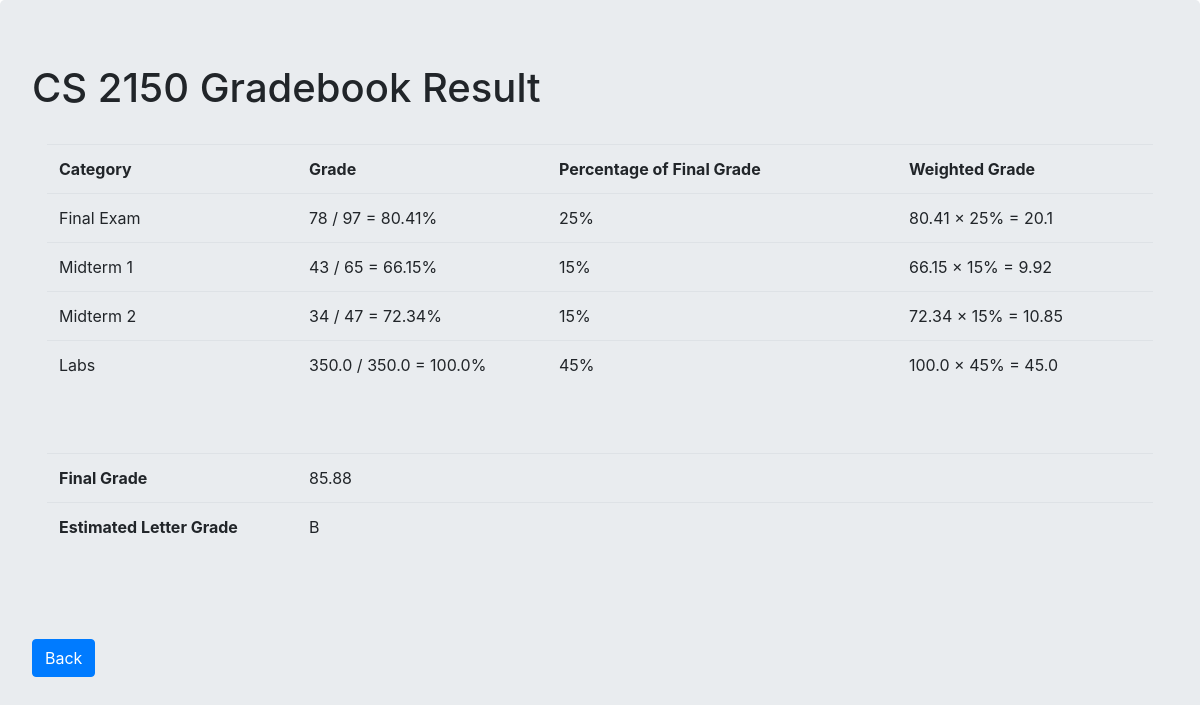
The page /gradebook/cs2150_result/ on the database its author committed.
### gradebook/models.py (models this page shows, shortened)
class CS2150(models.Model):
	letterGrade = models.CharField(max_length=5)
	grade = models.CharField(max_length=10)
	final_actual = models.CharField(max_length=5)
	final_max = models.CharField(max_length=5)
	exam_1_actual = models.CharField(max_length=5)
	exam_1_max = models.CharField(max_length=5)
	exam_2_actual = models.CharField(max_length=5)
	exam_2_max = models.CharField(max_length=5)
	pre_lab_1 = models.CharField(max_length=5)
	in_lab_1 = models.CharField(max_length=5)
	post_lab_1 = models.CharField(max_length=5)
	lab_1_max = models.CharField(max_length=5)
	pre_lab_2 = models.CharField(max_length=5)
	in_lab_2 = models.CharField(max_length=5)
	post_lab_2 = models.CharField(max_length=5)
	lab_2_max = models.CharField(max_length=5)
	pre_lab_3 = models.CharField(max_length=5)
	in_lab_3 = models.CharField(max_length=5)
	post_lab_3 = models.CharField(max_length=5)
	lab_3_max = models.CharField(max_length=5)
	pre_lab_4 = models.CharField(max_length=5)
	in_lab_4 = models.CharField(max_length=5)
	post_lab_4 = models.CharField(max_length=5)
	lab_4_max = models.CharField(max_length=5)
	pre_lab_5 = models.CharField(max_length=5)
	in_lab_5 = models.CharField(max_length=5)
	post_lab_5 = models.CharField(max_length=5)
	lab_5_max = models.CharField(max_length=5)
	pre_lab_6 = models.CharField(max_length=5)
	in_lab_6 = models.CharField(max_length=5)
	post_lab_6 = models.CharField(max_length=5)
	lab_6_max = models.CharField(max_length=5)
	pre_lab_7 = models.CharField(max_length=5)
	in_lab_7 = models.CharField(max_length=5)
	post_lab_7 = models.CharField(max_length=5)
	lab_7_max = models.CharField(max_length=5)
	pre_lab_8 = models.CharField(max_length=5)
	in_lab_8 = models.CharField(max_length=5)
	post_lab_8 = models.CharField(max_length=5)
	lab_8_max = models.CharField(max_length=5)
	pre_lab_9 = models.CharField(max_length=5)
	in_lab_9 = models.CharField(max_length=5)
	post_lab_9 = models.CharField(max_length=5)
	lab_9_max = models.CharField(max_length=5)
	pre_lab_10 = models.CharField(max_length=5)
	in_lab_10 = models.CharField(max_length=5)
	post_lab_10 = models.CharField(max_length=5)
	lab_10_max = models.CharField(max_length=5)
	pre_lab_11 = models.CharField(max_length=5)
	in_lab_11 = models.CharField(max_length=5)
	post_lab_11 = models.CharField(max_length=5)
	lab_11_max = models.CharField(max_length=5)
	pre_lab_12 = models.CharField(max_length=5)
	in_lab_12 = models.CharField(max_length=5)
	lab_12_max = models.CharField(max_length=5)

### gradebook/views.py (the view)
# urls.py: path('cs2150_result/', views.cs2150_result, name='cs2150_result')
def cs2150_result(request):
	template = "cs2150_result.html"
	gradebook = CS2150.objects.all()[0]
	final_percentage = float(gradebook.final_actual) / float(gradebook.final_max)
	exam_1_percentage = float(gradebook.exam_1_actual) / float(gradebook.exam_1_max)
	exam_2_percentage = float(gradebook.exam_2_actual) / float(gradebook.exam_2_max)
	lab_actual = float(gradebook.pre_lab_1) + float(gradebook.in_lab_1) + float(gradebook.post_lab_1) \
	+ float(gradebook.pre_lab_2) + float(gradebook.in_lab_2) + float(gradebook.post_lab_2) \
	+ float(gradebook.pre_lab_3) + float(gradebook.in_lab_3) + float(gradebook.post_lab_3) \
	+ float(gradebook.pre_lab_4) + float(gradebook.in_lab_4) + float(gradebook.post_lab_4) \
	+ float(gradebook.pre_lab_5) + float(gradebook.in_lab_5) + float(gradebook.post_lab_5) \
	+ float(gradebook.pre_lab_6) + float(gradebook.in_lab_6) + float(gradebook.post_lab_6) \
	+ float(gradebook.pre_lab_7) + float(gradebook.in_lab_7) + float(gradebook.post_lab_7) \
	+ float(gradebook.pre_lab_8) + float(gradebook.in_lab_8) + float(gradebook.post_lab_8) \
	+ float(gradebook.pre_lab_9) + float(gradebook.in_lab_9) + float(gradebook.post_lab_9) \
	+ float(gradebook.pre_lab_10) + float(gradebook.in_lab_10) + float(gradebook.post_lab_10) \
	+ float(gradebook.pre_lab_11) + float(gradebook.in_lab_11) + float(gradebook.post_lab_11) \
	+ float(gradebook.pre_lab_12) + float(gradebook.in_lab_12)
	lab_max = float(gradebook.lab_1_max) + float(gradebook.lab_2_max) + float(gradebook.lab_3_max) + float(gradebook.lab_4_max) \
	+ float(gradebook.lab_5_max) + float(gradebook.lab_6_max) + float(gradebook.lab_7_max) + float(gradebook.lab_8_max) \
	+ float(gradebook.lab_9_max) + float(gradebook.lab_10_max) + float(gradebook.lab_11_max) + float(gradebook.lab_12_max)
	lab_percentage = lab_actual / lab_max
	final_weighted = final_percentage * 25
	exam_1_weighted = exam_1_percentage * 15
	exam_2_weighted = exam_2_percentage * 15
	lab_weighted = lab_percentage * 45
	gradebook.grade = round(lab_weighted + exam_1_weighted + exam_2_weighted + final_weighted, 2)
	if gradebook.grade >= 97:
		gradebook.letterGrade = 'A+'
	elif 93 <= gradebook.grade < 97:
		gradebook.letterGrade = 'A'
	elif 90 <= gradebook.grade < 93:
		gradebook.letterGrade = 'A-'
	elif 87 <= gradebook.grade < 90:
		gradebook.letterGrade = 'B+'
	elif 83 <= gradebook.grade < 87:
		gradebook.letterGrade = 'B'
	elif 80 <= gradebook.grade < 83:
		gradebook.letterGrade = 'B-'
	elif 77 <= gradebook.grade < 80:
		gradebook.letterGrade = 'C+'
	elif 73 <= gradebook.grade < 77:
		gradebook.letterGrade = 'C'
	elif 70 <= gradebook.grade < 73:
		gradebook.letterGrade = 'C-'
	elif 67 <= gradebook.grade < 70:
		gradebook.letterGrade = 'D+'
	elif 63 <= gradebook.grade < 67:
		gradebook.letterGrade = 'D'
	elif 60 <= gradebook.grade < 63:
		gradebook.letterGrade = 'D-'
	else:
		gradebook.letterGrade = 'F'
	context = {
		'gradebook': gradebook,
		'final_percentage': round(final_percentage * 100, 2),
		'exam_1_percentage': round(exam_1_percentage * 100, 2),
		'exam_2_percentage': round(exam_2_percentage * 100, 2),
		'lab_actual': lab_actual,
		'lab_max': lab_max,
		'lab_percentage': round(lab_percentage * 100, 2),
		'final_weighted': round(final_weighted, 2),
		'exam_1_weighted': round(exam_1_weighted, 2),
		'exam_2_weighted': round(exam_2_weighted, 2),
		'lab_weighted': round(lab_weighted, 2)
	}
	return render(request, template, context)

### gradebook/templates/cs2150_result.html (shortened to what this page needs)
<!DOCTYPE html>
<html>
<head>
  <link rel="stylesheet"
href="https://stackpath.bootstrapcdn.com/bootstrap/4.1.3/css/bootstrap.min.css"
integrity="sha384-MCw98/SFnGE8fJT3GXwEOngsV7Zt27NXFoaoApmYm81iuXoPkFOJwJ8ERdknLPMO"
crossorigin="anonymous">
</head>
<div class="jumbotron">
	<h1>CS 2150 Gradebook Result</h1>
	<br>
		<div class="col">
			<table class="table">
				<tr>
					<th width="250">Category</th>
					<th width="250">Grade</th>
					<th width="350">Percentage of Final Grade</th>
					<th>Weighted Grade</th>
				</tr>
				<tr>
					<td width="250">Final Exam</td>
					<td width="250">{{gradebook.final_actual}} / {{gradebook.final_max}} = {{final_percentage}}%</td>
					<td>25%</td>
					<td>{{final_percentage}} &times 25% = {{final_weighted}}</td>
				</tr>
				<tr>
					<td width="250">Midterm 1</td>
					<td width="250">{{gradebook.exam_1_actual}} / {{gradebook.exam_1_max}} = {{exam_1_percentage}}%</td>
					<td>15%</td>
					<td>{{exam_1_percentage}} &times 15% = {{exam_1_weighted}}</td>
				</tr>
				<tr>
					<td width="250">Midterm 2</td>
					<td width="250">{{gradebook.exam_2_actual}} / {{gradebook.exam_2_max}} = {{exam_2_percentage}}%</td>
					<td>15%</td>
					<td>{{exam_2_percentage}} &times 15% = {{exam_2_weighted}}</td>
				</tr>
				<tr>
					<td width="250">Labs</td>
					<td width="250">{{lab_actual}} / {{lab_max}} = {{lab_percentage}}%</td>
					<td>45%</td>
					<td>{{lab_percentage}} &times 45% = {{lab_weighted}}</td>
				</tr>
			</table>
		</div>
		<br><br>
		<div class="col">
			<table class="table">
				<tr>
					<td width="250"><b>Final Grade</b></td>
					<td>{{gradebook.grade}}</td>
				</tr>
				<tr>
					<td width="250"><b>Estimated Letter Grade</b></td>
					<td>{{gradebook.letterGrade}}</td>
				</tr>
			</table>
		</div>
		<br><br><br>
	<input type='button' value='Back' class="btn btn-primary" onclick="javascript:history.go(-1);">
</html>

### rows shown on the page
CS2150: final_actual "78", final_max "97", exam_1_actual "43", exam_1_max "65", exam_2_actual "34", exam_2_max "47", grade "85.88", letterGrade "B"

### other values the page prints
{{ final_percentage }} "80.41"
{{ final_weighted }} "20.1"
{{ exam_1_percentage }} "66.15"
{{ exam_1_weighted }} "9.92"
{{ exam_2_percentage }} "72.34"
{{ exam_2_weighted }} "10.85"
{{ lab_actual }} "350.0"
{{ lab_max }} "350.0"
{{ lab_percentage }} "100.0"
{{ lab_weighted }} "45.0"
